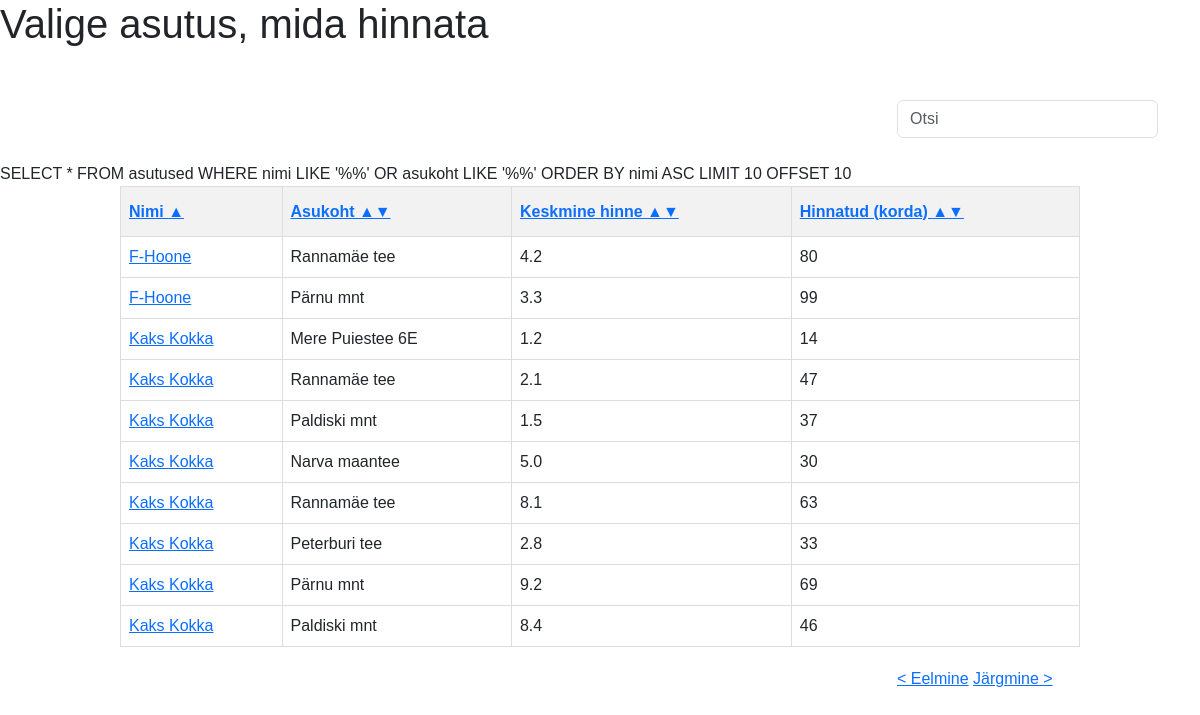
Screenshot of /?sort=nimi&page=2 with the database file from the repository.
### tables this page shows
create table asutused (
	id INT,
	nimi VARCHAR(100),
	asukoht VARCHAR(100),
	keskmine_hinne DECIMAL(2,1),
	hinnatud_korda INT
);

### index.php (the view, shortened to what this page needs)
<?php include("config.php"); ?>
<!doctype html>
<html lang="et">
  <head>
    <link href="https://cdn.jsdelivr.net/npm/bootstrap@5.3.3/dist/css/bootstrap.min.css" rel="stylesheet">
  </head>
  <body>
  <header>
        <h1>Valige asutus, mida hinnata</h1>
    </header>
    <br>
    <div class="container">
      <div class="search">
    <div class="row">
                    <div class="col-md-3"></div>
                    <div class="col-md-3"></div>
                    <div class="col-md-3"></div>
                    <div class="col-md-3">
            <form role="search">
            <input class="form-control me-2" type="search" placeholder="Otsi" oninput="searchRestaurants()" aria-label="Search">
      </form>
        </div>
        </div>
        </div>
        </div>
    <main>
      <br>
        <table border="1" id="restaurantTable">
            <thead>
 <?php
 $sort_by = isset($_GET['sort']) ? $_GET['sort'] : '';
 $sort_order = isset($_GET['order']) ? $_GET['order'] : 'ASC';
 ?>
 <th>
    <a href="?sort=nimi&order=<?php echo $sort_by == 'nimi' && $sort_order == 'ASC' ? 'DESC' : 'ASC'; ?>">
        Nimi <?php if ($sort_by == 'nimi') { echo $sort_order == 'ASC' ? '▲' : '▼'; } else { echo '▼▲'; } ?>
    </a>
</th>
    <th>
    <a href="?sort=asukoht&order=<?php echo $sort_by == 'asukoht' && $sort_order == 'ASC' ? 'DESC' : 'ASC'; ?>">
        Asukoht <?php if ($sort_by == 'asukoht') { echo $sort_order == 'ASC' ? '▲' : '▼'; } else { echo '▲▼'; } ?>
    </a>
    </th>
    <th>
    <a href="?sort=keskmine_hinne&order=<?php echo $sort_by == 'keskmine_hinne' && $sort_order == 'ASC' ? 'DESC' : 'ASC'; ?>">
        Keskmine hinne <?php if ($sort_by == 'keskmine_hinne') { echo $sort_order == 'ASC' ? '▲' : '▼'; } else { echo '▲▼'; } ?>
    </a>
    </th>
    <th>
    <a href="?sort=hinnatud_korda&order=<?php echo $sort_by == 'hinnatud_korda' && $sort_order == 'ASC' ? 'DESC' : 'ASC'; ?>">
        Hinnatud (korda) <?php if ($sort_by == 'hinnatud_korda') { echo $sort_order == 'ASC' ? '▲' : '▼'; } else { echo '▲▼'; } ?>
    </a>
    </th>
    </thead>
    <tbody>
      <?php
    function fetchRestaurants($page, $sort_by, $sort_order, $search_term) {
    global $yhendus;
    $offset = ($page - 1) * 10;
    $query = "SELECT * FROM asutused WHERE nimi LIKE '%$search_term%' OR asukoht LIKE '%$search_term%' ORDER BY $sort_by $sort_order LIMIT 10 OFFSET $offset";
        print_r($query);
    $result = mysqli_query($yhendus, $query);
    return $result;
}
$sort_by = isset($_GET['sort']) ? $_GET['sort'] : 'nimi';
$sort_order = isset($_GET['order']) ? $_GET['order'] : 'ASC';
$page = isset($_GET['page']) ? $_GET['page'] : 1;
$search_term = isset($_GET['search']) ? $_GET['search'] : '';
$result = fetchRestaurants($page, $sort_by, $sort_order, $search_term);
            if (mysqli_num_rows($result) > 0) {
                while ($row = mysqli_fetch_assoc($result)) {
                echo "<tr>";
                echo "<td><a href='#' onclick='openRatingForm(" . $row['id'] . ", \"" . $row['nimi'] . "\")'>" . $row['nimi'] . "</a></td>";
                echo "<td>" . $row['asukoht'] . "</td>";
                echo "<td>" . $row['keskmine_hinne'] . "</td>";
                echo "<td>" . $row['hinnatud_korda'] . "</td>";
                echo "</tr>";
                }
                  } else {
                    echo "<tr><td colspan='4'>Andmeid ei leitud</td></tr>";
                   }
                ?>
            </tbody>
        </table>
        <div class="container">
            <div class="row">
                    <div class="col-md-3"></div>
                    <div class="col-md-3"></div>
                    <div class="col-md-3"></div>
                    <div class="col-md-3">
        <div class="pagination">
        <?php if ($page > 1): ?>
                <a href="?sort=<?php echo $sort_by ?>&page=<?php echo $page - 1 ?>"> < Eelmine</a>
            <?php endif; ?>
            <?php if (mysqli_num_rows($result) == 10): ?>
            <span>&nbsp;</span>
            <a href="?sort=<?php echo $sort_by ?>&page=<?php echo $page + 1 ?>">Järgmine ></a>
            <?php endif; ?>
        </div>
        </div>
        </div>
        </div>
    </main>
  </body>
</html>

### index.php (style rules this page uses)
body { font-family: Arial, sans-serif; }
table { width: 80%; margin: 0 auto; border-collapse: collapse; }
th, td { padding: 8px; border: 1px solid #ddd; text-align: left; }
th { background-color: #f2f2f2; }
thead th { height: 50px; }
header { display: flex; justify-content: space-between; }
.search { margin-top: 20px; }
.pagination { margin-top: 20px; }
th { position: relative; cursor: pointer; }
th::after { content: ''; display: inline-block; width: 0; height: 0; border-left: 6px solid transparent; border-right: 6px solid transparent; position: absolute; right: 5px; top: 50%; transition: 0.3s; }

### rows the page displays
asutused: nimi "F-Hoone", asukoht "Rannamäe tee", keskmine_hinne "4.2", hinnatud_korda "80"
asutused: nimi "F-Hoone", asukoht "Pärnu mnt", keskmine_hinne "3.3", hinnatud_korda "99"
asutused: nimi "Kaks Kokka", asukoht "Mere Puiestee 6E", keskmine_hinne "1.2", hinnatud_korda "14"
asutused: nimi "Kaks Kokka", asukoht "Rannamäe tee", keskmine_hinne "2.1", hinnatud_korda "47"
asutused: nimi "Kaks Kokka", asukoht "Paldiski mnt", keskmine_hinne "1.5", hinnatud_korda "37"
asutused: nimi "Kaks Kokka", asukoht "Narva maantee", keskmine_hinne "5.0", hinnatud_korda "30"
asutused: nimi "Kaks Kokka", asukoht "Rannamäe tee", keskmine_hinne "8.1", hinnatud_korda "63"
asutused: nimi "Kaks Kokka", asukoht "Peterburi tee", keskmine_hinne "2.8", hinnatud_korda "33"
asutused: nimi "Kaks Kokka", asukoht "Pärnu mnt", keskmine_hinne "9.2", hinnatud_korda "69"
asutused: nimi "Kaks Kokka", asukoht "Paldiski mnt", keskmine_hinne "8.4", hinnatud_korda "46"
